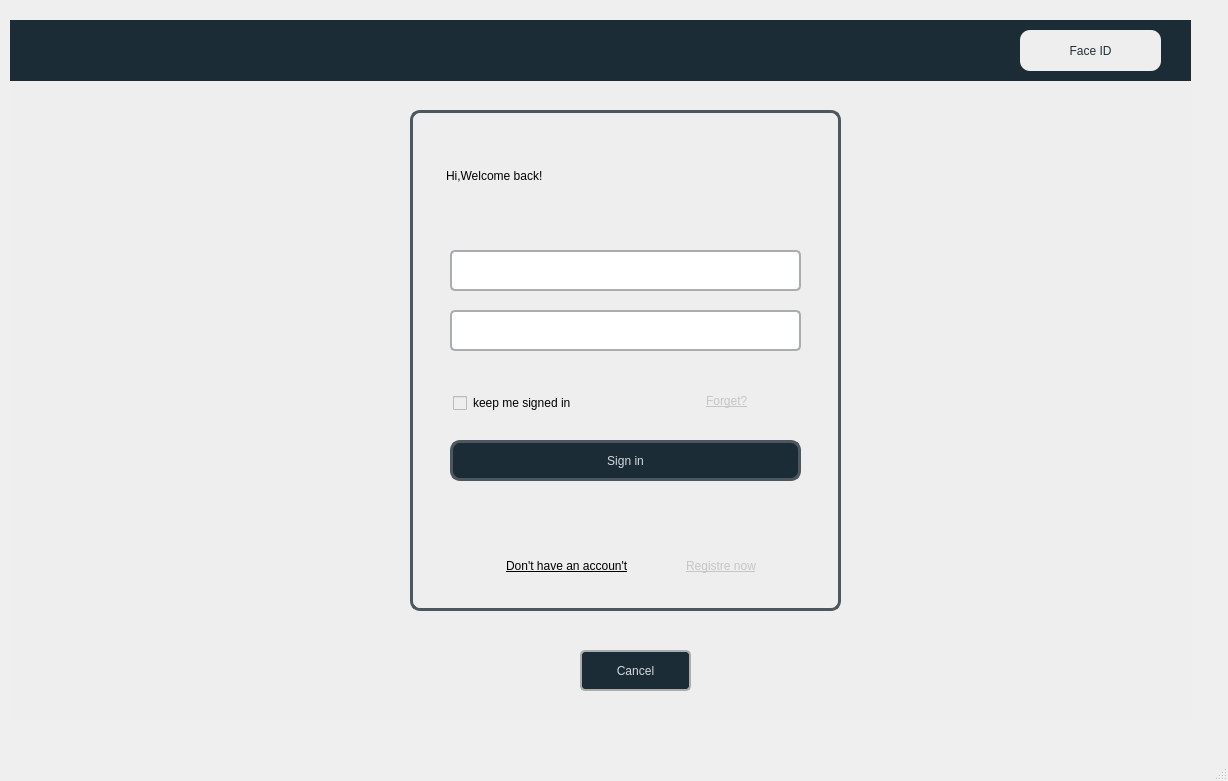
<?xml version="1.0" encoding="UTF-8"?>
<ui version="4.0">
 <class>MainWindow</class>
 <widget class="QMainWindow" name="MainWindow">
  <property name="geometry">
   <rect>
    <x>0</x>
    <y>0</y>
    <width>1228</width>
    <height>781</height>
   </rect>
  </property>
  <property name="windowTitle">
   <string>Gestion des Clients</string>
  </property>
  <property name="styleSheet">
   <string notr="true"/>
  </property>
  <widget class="QWidget" name="centralWidget">
   <property name="styleSheet">
    <string notr="true"/>
   </property>
   <widget class="QWidget" name="widget" native="true">
    <property name="geometry">
     <rect>
      <x>10</x>
      <y>20</y>
      <width>1181</width>
      <height>701</height>
     </rect>
    </property>
    <property name="styleSheet">
     <string notr="true">background-color: rgb(238, 238, 238);</string>
    </property>
    <widget class="QWidget" name="widget_2" native="true">
     <property name="geometry">
      <rect>
       <x>0</x>
       <y>0</y>
       <width>1181</width>
       <height>61</height>
      </rect>
     </property>
     <property name="styleSheet">
      <string notr="true">background-color: rgb(28, 44, 54);</string>
     </property>
     <widget class="QLabel" name="label">
      <property name="geometry">
       <rect>
        <x>40</x>
        <y>10</y>
        <width>231</width>
        <height>31</height>
       </rect>
      </property>
      <property name="text">
       <string/>
      </property>
      <property name="pixmap">
       <pixmap>../Users/haouas/OneDrive - ESPRIT/Bureau/12.jpg</pixmap>
      </property>
     </widget>
     <widget class="QPushButton" name="pushButton">
      <property name="geometry">
       <rect>
        <x>1010</x>
        <y>10</y>
        <width>141</width>
        <height>41</height>
       </rect>
      </property>
      <property name="styleSheet">
       <string notr="true">background-color: rgb(238, 238, 238);

color: rgb(32, 48, 57);
border-color: rgb(255, 255, 255);
font: 700 10pt &quot;Segoe UI&quot;;
border-radius: 10px;</string>
      </property>
      <property name="text">
       <string>Face ID</string>
      </property>
     </widget>
    </widget>
    <widget class="QWidget" name="widget_3" native="true">
     <property name="geometry">
      <rect>
       <x>400</x>
       <y>90</y>
       <width>431</width>
       <height>501</height>
      </rect>
     </property>
     <property name="styleSheet">
      <string notr="true">border: 3px solid #4c5760;
border-radius: 10px;</string>
     </property>
     <widget class="QLabel" name="label_2">
      <property name="geometry">
       <rect>
        <x>30</x>
        <y>20</y>
        <width>311</width>
        <height>91</height>
       </rect>
      </property>
      <property name="styleSheet">
       <string notr="true">border-color: rgb(238, 238, 238);
font: 700 20pt &quot;Segoe UI&quot;;
color: rgb(0, 0, 0);</string>
      </property>
      <property name="text">
       <string>Hi,Welcome back!</string>
      </property>
     </widget>
     <widget class="QLineEdit" name="lineEdit">
      <property name="geometry">
       <rect>
        <x>40</x>
        <y>140</y>
        <width>351</width>
        <height>41</height>
       </rect>
      </property>
      <property name="styleSheet">
       <string notr="true">border: 1.6px solid rgba(170,173,174,255)rgb(255, 255, 255); border-radius: 5px;
background-color: rgb(255, 255, 255);</string>
      </property>
      <property name="readOnly">
       <bool>true</bool>
      </property>
     </widget>
     <widget class="QLineEdit" name="lineEdit_6">
      <property name="geometry">
       <rect>
        <x>40</x>
        <y>200</y>
        <width>351</width>
        <height>41</height>
       </rect>
      </property>
      <property name="styleSheet">
       <string notr="true">border: 1.6px solid rgba(170,173,174,255)rgb(255, 255, 255); border-radius: 5px;
background-color: rgb(255, 255, 255);</string>
      </property>
      <property name="readOnly">
       <bool>true</bool>
      </property>
     </widget>
     <widget class="QLabel" name="label_3">
      <property name="geometry">
       <rect>
        <x>50</x>
        <y>140</y>
        <width>31</width>
        <height>41</height>
       </rect>
      </property>
      <property name="styleSheet">
       <string notr="true">background-color: rgba(0, 0, 0, 0);
border-color: rgb(0,0,0,0);</string>
      </property>
      <property name="text">
       <string/>
      </property>
      <property name="pixmap">
       <pixmap>../Users/haouas/Downloads/mail.svg</pixmap>
      </property>
      <property name="scaledContents">
       <bool>false</bool>
      </property>
      <property name="wordWrap">
       <bool>false</bool>
      </property>
      <property name="textInteractionFlags">
       <set>Qt::LinksAccessibleByKeyboard|Qt::LinksAccessibleByMouse</set>
      </property>
     </widget>
     <widget class="QLabel" name="label_4">
      <property name="geometry">
       <rect>
        <x>50</x>
        <y>200</y>
        <width>31</width>
        <height>41</height>
       </rect>
      </property>
      <property name="styleSheet">
       <string notr="true">background-color: rgba(0, 0, 0, 0);
border-color: rgb(0,0,0,0);</string>
      </property>
      <property name="text">
       <string/>
      </property>
      <property name="pixmap">
       <pixmap>../Users/haouas/Downloads/lock.svg</pixmap>
      </property>
     </widget>
     <widget class="QLabel" name="label_5">
      <property name="geometry">
       <rect>
        <x>350</x>
        <y>200</y>
        <width>31</width>
        <height>41</height>
       </rect>
      </property>
      <property name="styleSheet">
       <string notr="true">background-color: rgba(0, 0, 0, 0);
border-color: rgb(0,0,0,0);</string>
      </property>
      <property name="text">
       <string/>
      </property>
      <property name="pixmap">
       <pixmap>../Users/haouas/Downloads/eye-off.svg</pixmap>
      </property>
     </widget>
     <widget class="QCheckBox" name="checkBox">
      <property name="geometry">
       <rect>
        <x>40</x>
        <y>280</y>
        <width>161</width>
        <height>26</height>
       </rect>
      </property>
      <property name="styleSheet">
       <string notr="true">color: rgb(0, 0, 0);
font: 700 9pt &quot;Segoe UI&quot;;
border-color: #eeeeee;</string>
      </property>
      <property name="text">
       <string>keep me signed in</string>
      </property>
     </widget>
     <widget class="QLabel" name="label_6">
      <property name="geometry">
       <rect>
        <x>290</x>
        <y>270</y>
        <width>81</width>
        <height>41</height>
       </rect>
      </property>
      <property name="styleSheet">
       <string notr="true">border-color: rgb(238, 238, 238);
text-decoration: underline;
color: rgb(198, 198, 198);
font: 9pt &quot;Segoe UI&quot;;</string>
      </property>
      <property name="text">
       <string>Forget?</string>
      </property>
     </widget>
     <widget class="QPushButton" name="login">
      <property name="geometry">
       <rect>
        <x>40</x>
        <y>330</y>
        <width>351</width>
        <height>41</height>
       </rect>
      </property>
      <property name="styleSheet">
       <string notr="true">QPushButton#login {
    background-color: rgb(28, 44, 54);
    color: rgb(213, 216, 218);
    font: 700 9pt &quot;Segoe UI&quot;;
}

QPushButton#login:hover {
  /* Darker shade when hovering */
	background-color: #284853;
    color: rgb(255, 255, 255);  /* Optional: Change text color on hover */
}

QPushButton#login:pressed {
	background-color: rgb(74, 74, 74);
    color: rgb(255, 255, 255);  /* Optional: Change text color when pressed */
}
</string>
      </property>
      <property name="text">
       <string>Sign in</string>
      </property>
     </widget>
     <widget class="QLabel" name="label_13">
      <property name="geometry">
       <rect>
        <x>90</x>
        <y>440</y>
        <width>181</width>
        <height>31</height>
       </rect>
      </property>
      <property name="styleSheet">
       <string notr="true">border-color: rgb(238, 238, 238);
text-decoration: underline;
color: rgb(0, 0, 0);
font: 700 9pt &quot;Segoe UI&quot;;</string>
      </property>
      <property name="text">
       <string>Don't have an accoun't</string>
      </property>
     </widget>
     <widget class="QLabel" name="label_14">
      <property name="geometry">
       <rect>
        <x>270</x>
        <y>430</y>
        <width>131</width>
        <height>51</height>
       </rect>
      </property>
      <property name="styleSheet">
       <string notr="true">background-color: rgba(0, 0, 0, 0);
border-color:rgba(0, 0, 0, 0);
text-decoration: underline;
color: rgb(198, 198, 198);
font: 9pt &quot;Segoe UI&quot;;</string>
      </property>
      <property name="text">
       <string>Registre now</string>
      </property>
     </widget>
     <widget class="QLineEdit" name="A">
      <property name="geometry">
       <rect>
        <x>80</x>
        <y>143</y>
        <width>305</width>
        <height>30</height>
       </rect>
      </property>
      <property name="styleSheet">
       <string notr="true">border: 1.6px solid rgb(0,0,0,0); border-radius: 5px;
background-color: rgb(255, 255, 255);
font: 700 12pt &quot;Segoe UI&quot;;
color: rgb(182, 182, 182);</string>
      </property>
      <property name="text">
       <string/>
      </property>
     </widget>
     <widget class="QLineEdit" name="B">
      <property name="geometry">
       <rect>
        <x>76</x>
        <y>204</y>
        <width>311</width>
        <height>31</height>
       </rect>
      </property>
      <property name="styleSheet">
       <string notr="true">border: 1.6px solid rgb(0,0,0,0); border-radius: 5px;
background-color: rgb(255, 255, 255);
font: 700 12pt &quot;Segoe UI&quot;;
color: rgb(182, 182, 182);</string>
      </property>
      <property name="text">
       <string/>
      </property>
      <property name="echoMode">
       <enum>QLineEdit::Password</enum>
      </property>
     </widget>
    </widget>
    <widget class="QPushButton" name="cancel">
     <property name="geometry">
      <rect>
       <x>570</x>
       <y>630</y>
       <width>111</width>
       <height>41</height>
      </rect>
     </property>
     <property name="styleSheet">
      <string notr="true">QPushButton#cancel {
border: 1.6px solid rgba(170,173,174,255)rgb(255, 255, 255); border-radius: 5px;

    background-color: rgb(28, 44, 54);
    color: rgb(213, 216, 218);
    font: 700 9pt &quot;Segoe UI&quot;;
}

QPushButton#cancel:hover {
    background-color: #284853;  /* Darker shade when hovering */
    color: rgb(255, 255, 255);  /* Text color change on hover */
}

QPushButton#cancel:pressed {
    background-color: rgb(74, 74, 74);  /* Even darker shade when pressed */
    color: rgb(255, 255, 255);  /* Text color change when pressed */
}
</string>
     </property>
     <property name="text">
      <string>Cancel</string>
     </property>
    </widget>
   </widget>
  </widget>
  <widget class="QMenuBar" name="menuBar">
   <property name="geometry">
    <rect>
     <x>0</x>
     <y>0</y>
     <width>1228</width>
     <height>26</height>
    </rect>
   </property>
  </widget>
  <widget class="QStatusBar" name="statusBar"/>
 </widget>
 <layoutdefault spacing="6" margin="11"/>
 <resources/>
 <connections/>
</ui>
